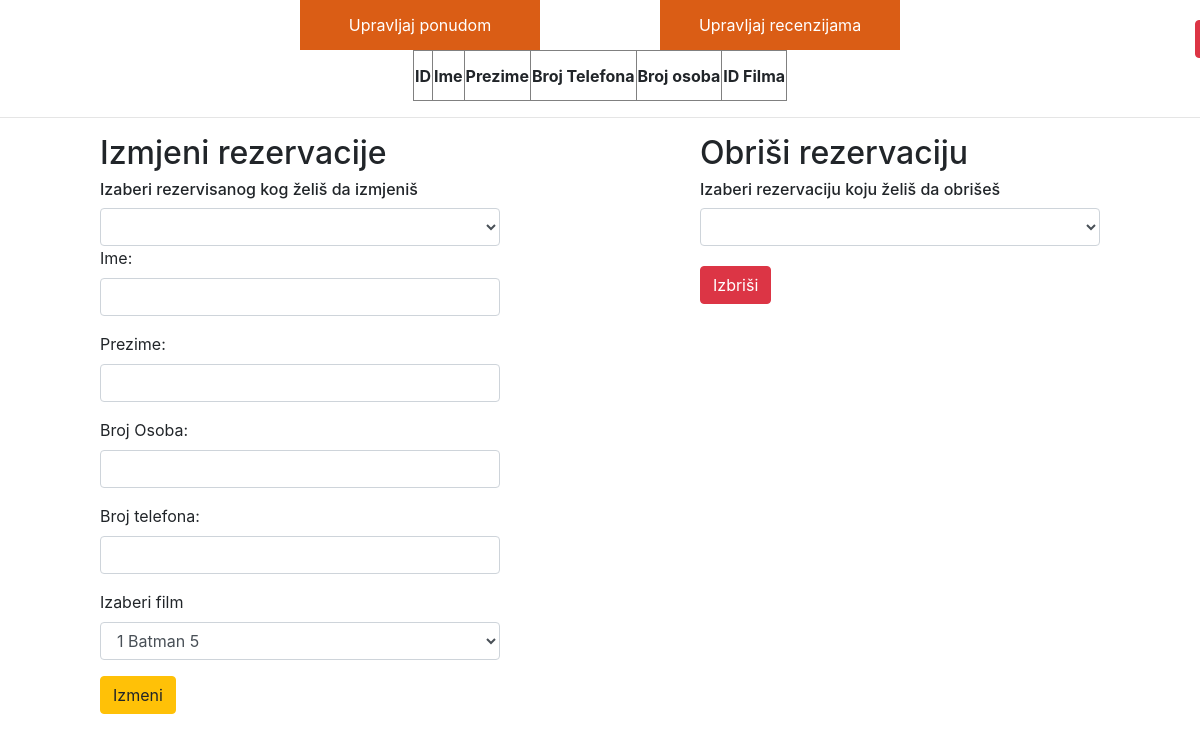
The app's page /admin/rezervisani.php (signed in), older data.
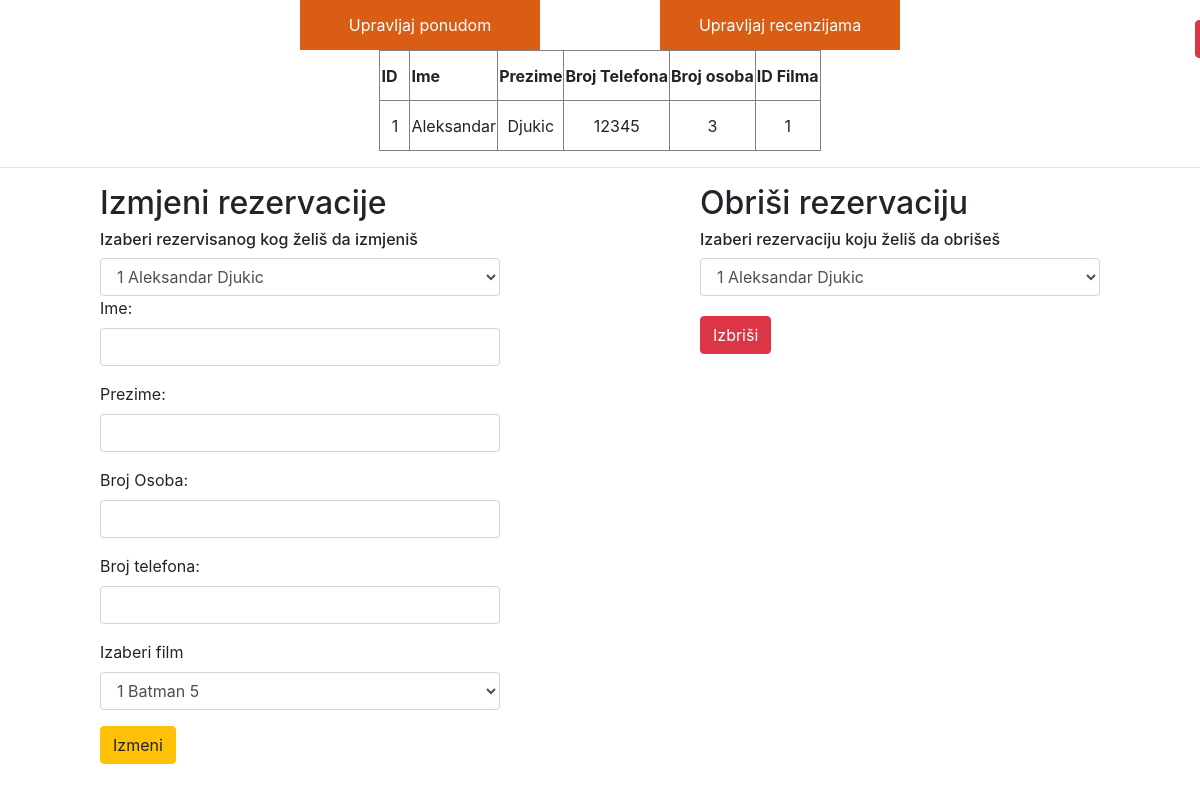
The same page, newer data.
### tables this page shows
CREATE TABLE `rezervacije` (
  `id` int(11) NOT NULL,
  `ime` varchar(250) NOT NULL,
  `prezime` varchar(250) NOT NULL,
  `broj_telefona` varchar(20) NOT NULL,
  `broj_osoba` int(11) NOT NULL,
  `id_filma` int(11) NOT NULL
);

### admin/rezervisani.php (the view, shortened to what this page needs)
<?php
if (!isset($_SESSION['login'])){
    echo "Nemate pristup ovoj stranici !";
}
else{
    require 'konekcija.php';
    ?>
<html>
<head>
   <link rel="stylesheet" href="https://maxcdn.bootstrapcdn.com/bootstrap/4.0.0-alpha.6/css/bootstrap.min.css">
   <link rel="stylesheet" type="text/css" href="style-admin.css">
</head>
<body>
  <form class="odjava-btn" action="login/odjava.php" method="post">
      <input type="submit" name="odjava" value="Odjavi se" class="btn btn-danger odjava">
  </form>
  <div class="admin-header">
      <a href="ponuda.php"><div class="nav-admin">Upravljaj ponudom</div></a>
      <a href="recenzije.php"><div class="nav-admin right">Upravljaj recenzijama</div></a>
  </div>
    <?php
    $result = mysqli_query($conn,"SELECT * FROM rezervacije");
      echo "<table border='1' class='rez-tabela'>
      <tr>
        <th>ID</th>
        <th>Ime</th>
        <th>Prezime</th>
        <th>Broj Telefona</th>
        <th>Broj osoba</th>
        <th>ID Filma</th>
      </tr>";
    while($row = mysqli_fetch_array($result))
    {
      echo "<tr>";
      echo "<td>" . $row['id'] . "</td>";
      echo "<td>" . $row['ime'] . "</td>";
      echo "<td>" . $row['prezime'] . "</td>";
      echo "<td>" . $row['broj_telefona'] . "</td>";
      echo "<td>" . $row['broj_osoba'] . "</td>";
      echo "<td>" . $row['id_filma'] . "</td>";
      echo "</tr>";
    }
    echo "</table>";
    ?>
    <hr>
    <div class="rez-sadrzaj">
    <div class="izmjeni-rez">
       <form method="POST" action="rezervacije/izmjeniRez.php" style="width: 100%">
        <h2>Izmjeni rezervacije</h2>
        <h6>Izaberi rezervisanog kog želiš da izmjeniš</h6>
        <select class="form-control"  name="id" id="id">
          <?php
                $update = mysqli_query($conn,"SELECT * FROM rezervacije");
                while($row = mysqli_fetch_array($update))
                {
                echo "<option value='". $row['id'] ."'>".$row['id'].' '.$row['ime'].' '.$row['prezime']."</option>";
                }
          ?>
        </select>
        <div class="form-group">
                <label for="">Ime:</label>
                <input autocomplete="off" type="text" class="form-control" name="ime" id="">
        </div>
        <div class="form-group">
                <label for="">Prezime:</label>
                <input autocomplete="off" type="text" class="form-control" name="prezime" id="">
        </div>
        <div class="form-group">
                <label for="">Broj Osoba:</label>
                <input autocomplete="off" type="text" class="form-control" name="broj_osoba" id="">
        </div>
        <div class="form-group">
                <label for="">Broj telefona:</label>
                <input autocomplete="off" type="text" class="form-control" name="broj_telefona" id="">
        </div>
        <div class="form-group">
                <label>Izaberi film</label>
                <select class="form-control"  name="id_filma" id="id">
          <?php
                $update = mysqli_query($conn,"SELECT * FROM ponuda");
                while($row = mysqli_fetch_array($update))
                {
                echo "<option value='". $row['id'] ."'>".$row['id'].' '.$row['naslov'].' '.$row['cena']."</option>";
                }
          ?>
        </select>
        </div>
        <button type="submit" name="izmeni-rez" class="btn btn-warning">Izmeni</button>
    </div>
    <div class="obrisi-rez">
    <form method="post" action="rezervacije/obrisi.php" style="width: 100%">
    <div class="delete">
        <h2>Obriši rezervaciju</h2>
        <h6>Izaberi rezervaciju koju želiš da obrišeš</h6>
        <select class="form-control"  name="id" id="id">
          <?php
                $result = mysqli_query($conn,"SELECT * FROM rezervacije");
                while($row = mysqli_fetch_array($result))
                {
                echo "<option value='".$row['id']."'>".$row['id']." ". $row['ime']." ".$row['prezime']."</option>";
                }
          ?>
        </select>
        <button type="submit" name="deleteSubmit" class="btn btn-danger rez-dugme">Izbriši</button>
    </div>
  </form>
</div>
</div>
</body>
</html>
<?php
}
?>

### admin/style-admin.css (style rules this page uses)
* { margin: 0; }
.rez-tabela { margin: auto; }
.obrisi-rez, .izmjeni-rez { width: 400px; }
.rez-sadrzaj { display: flex !important; justify-content: space-around !important; }
.rez-dugme { margin-top: 20px; }
th, td { height: 50px !important; }
.admin-header { width: 50%; margin: auto; }
.nav-admin { background-color: #DA5D15; text-align: center; text-decoration: none; color: white; line-height: 50px; width: 40%; display: inline-block; }
.right { float: right; }
a { text-decoration: none; }
table { margin: auto; }
td { min-width: 30px; text-align: center; }
.odjava { position: absolute; top: 10px; left: 10px; }
.odjava-btn { position: absolute; top: 10px; right: 15px; }

Row changes from the older to the newer data that the page shows:
added rezervacije: id "1", ime "Aleksandar", prezime "Djukic", broj_telefona "12345", broj_osoba "3", id_filma "1"
Text that changed along with them:
form field id: (not shown) → "1 Aleksandar Djukic"
